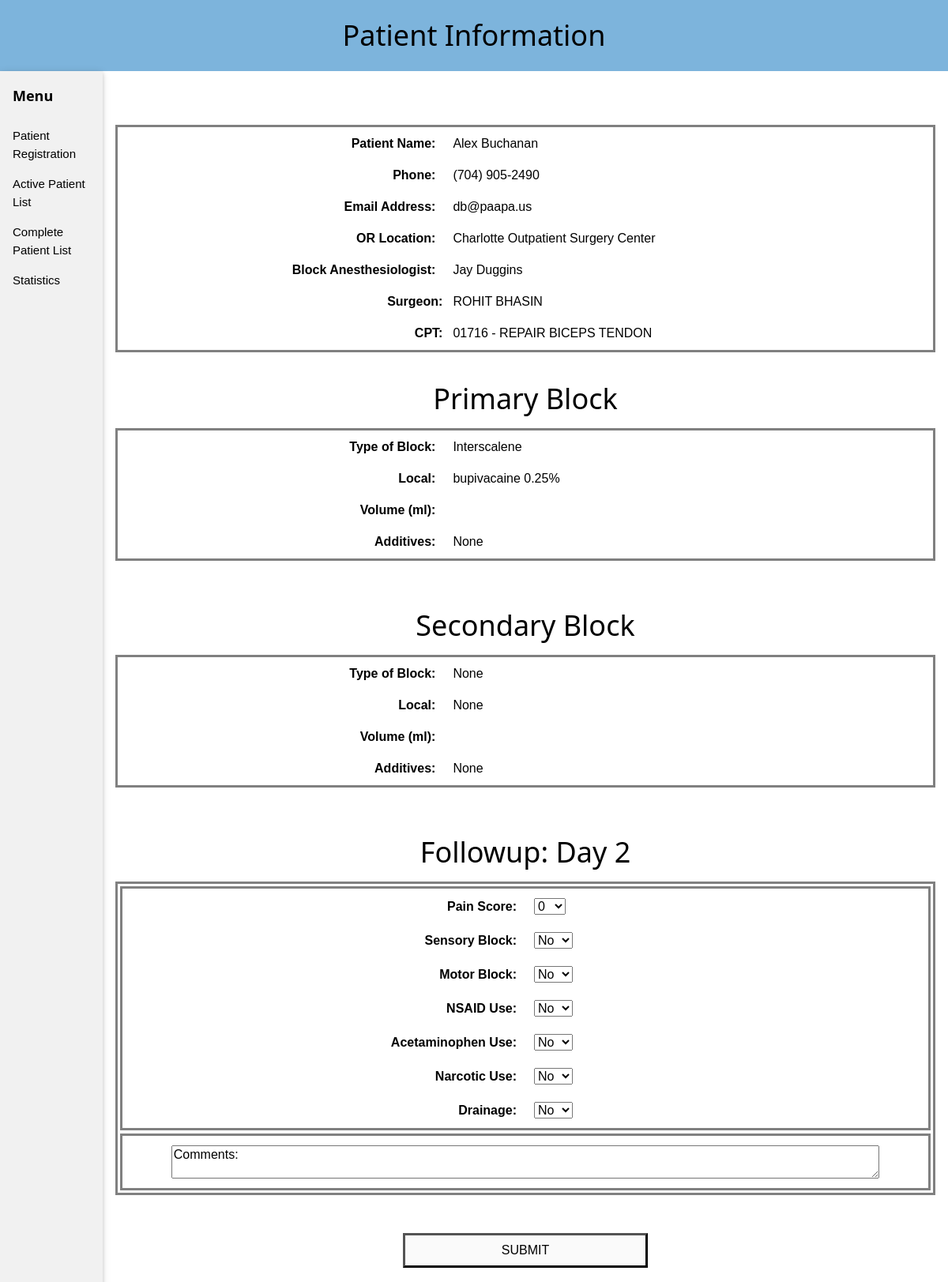
The app's page /specificpatient2.php?p=2 (signed in) with its own data.
### tables this page shows
CREATE TABLE `patients` (
  `id` int(11) NOT NULL,
  `fname` varchar(20) NOT NULL,
  `lname` varchar(30) NOT NULL,
  `phone` varchar(14) NOT NULL,
  `email` varchar(50) NOT NULL,
  `orlocID` int(11) NOT NULL,
  `anesthesiologistID` int(11) NOT NULL,
  `surgeonID` int(11) NOT NULL,
  `cptID` int(11) NOT NULL,
  `block1ID` int(11) NOT NULL,
  `drug1ID` int(11) NOT NULL,
  `vol1` int(11) NOT NULL,
  `addi1` varchar(50) DEFAULT NULL,
  `block2ID` int(11) NOT NULL,
  `drug2ID` int(11) NOT NULL,
  `vol2` int(11) NOT NULL,
  `addi2` varchar(50) DEFAULT NULL,
  `hournumber` int(11) NOT NULL,
  `daynumber` int(11) NOT NULL,
  `monthnumber` int(11) NOT NULL,
  `yearnumber` int(11) NOT NULL,
  `active` tinyint(1) NOT NULL,
  `painscore1` int(11) NOT NULL DEFAULT '-1',
  `motorblock1` tinyint(1) NOT NULL,
  `sensoryblock1` tinyint(1) NOT NULL,
  `nsaids1` tinyint(1) NOT NULL,
  `acetaminophen1` tinyint(1) NOT NULL,
  `narcotics1` tinyint(1) NOT NULL,
  `drainage1` int(11) NOT NULL,
  `comments1` varchar(300) NOT NULL,
  `painscore2` int(11) NOT NULL DEFAULT '-1',
  `sensoryblock2` tinyint(1) NOT NULL,
  `motorblock2` tinyint(1) NOT NULL,
  `nsaids2` tinyint(1) NOT NULL,
  `acetaminophen2` tinyint(1) NOT NULL,
  `narcotics2` tinyint(1) NOT NULL,
  `drainage2` tinyint(1) NOT NULL,
  `comments2` varchar(300) NOT NULL,
  `hournumberdone` int(11) NOT NULL,
  `daynumberdone` int(11) NOT NULL,
  `monthnumberdone` int(11) NOT NULL
);

CREATE TABLE `locations` (
  `id` int(11) NOT NULL,
  `location` varchar(80) NOT NULL
);

CREATE TABLE `users` (
  `id` int(11) NOT NULL DEFAULT '0',
  `last` varchar(20) DEFAULT NULL,
  `first` varchar(20) DEFAULT NULL,
  `username` varchar(5) DEFAULT NULL,
  `pass` char(40) DEFAULT NULL,
  `physician` tinyint(1) NOT NULL
);

CREATE TABLE `surgeons` (
  `surgeonLast` varchar(50) NOT NULL,
  `surgeonFirst` varchar(50) NOT NULL,
  `surgeonID` int(11) NOT NULL
);

CREATE TABLE `asa` (
  `id` int(11) NOT NULL,
  `asaCode` varchar(15) NOT NULL,
  `cptDescriptor` varchar(70) NOT NULL
);

CREATE TABLE `blocks` (
  `id` int(11) NOT NULL,
  `block` varchar(50) NOT NULL
);

CREATE TABLE `drug` (
  `id` int(11) NOT NULL,
  `med` varchar(50) NOT NULL
);

### specificpatient2.php (the view, shortened to what this page needs)
<?php
if (!isset($_SESSION['username']))
{
   require_once ('includes/login_functions.inc.php');
   $url = absolute_url();
   header("Location: $url");
   exit();
}
else
{
   $winwidth = $_SESSION['w'];
   $ptnum = $_GET['p'];
?>
<?php
$sp = "SELECT a.id, a.fname, a.lname, a.phone, a.email, b.location, c.surgeonFirst, c.surgeonLast, d.first, d.last, ".
      "       e.cptDescriptor, e.asaCode, f.block as block1, g.med as med1, h.block as block2, i.med as med2, a.monthnumber, a.daynumber, ".
      "       a.painscore1, a.painscore2 ".
      "FROM patients AS a ".
      "INNER JOIN locations AS b ON a.orlocID=b.id ".
      "INNER JOIN surgeons AS c ON a.surgeonID=c.surgeonID ".
      "INNER JOIN users AS d ON a.anesthesiologistID=d.id ".
      "INNER JOIN asa AS e ON a.cptID=e.id ".
      "INNER JOIN blocks AS f ON a.block1ID=f.id ".
      "INNER JOIN drug AS g ON g.id=a.drug1ID ".
      "INNER JOIN blocks AS h ON a.block2ID=h.id ".
      "INNER JOIN drug AS i ON i.id=a.drug2ID ".
      "WHERE a.id=".$ptnum;
$spa = mysqli_query($dbc, $sp);
$spb = mysqli_fetch_array($spa);
echo'
<html>
<title>Block</title>
<head>
    <meta name="viewport" content="width=device-width, initial-scale=1.0">
    <style>
    .row:after
    {
        content: "";
        display: table;
        clear: both;
    }
    </style>
<link rel="stylesheet" href="styles/stylew3.css" type="text/css">
</head>
<body>
<div class="row" style="background-color:#7db4dc;">
  <center><img src="includes/ProvidenceSmall.png" alt="PAA" height='.($winwidth*0.2369*.5*.7).'; width='.($winwidth*.5*.7).';" /></center>
  <div class="w3-padding w3-center"><h1>Patient Information</h1></div>
</div>
<div class="w3-sidebar w3-bar-block w3-light-grey w3-card" style="width:130px">
  <h5 class="w3-bar-item"><b>Menu</b></h5>
  <button class="w3-bar-item w3-button tablink" onclick="window.location.href=\'registration.php\'">Patient Registration</button>
  <button class="w3-bar-item w3-button tablink" onclick="window.location.href=\'patientinfo.php\'">Active Patient List</button>
  <button class="w3-bar-item w3-button tablink" onclick="window.location.href=\'comPtList.php\'">Complete Patient List</button>
  <button class="w3-bar-item w3-button tablink" onclick="window.location.href=\'statistics.php\'">Statistics</button>
</div>
<div style="margin-left:130px">
<br><br>
<div id="PtList" class="w3-container reg">';
if ($_SESSION['w'] > 925)
{
    echo'
        <br>
        <table style="border-style:solid; width:60%; margin-left:auto; margin-right:auto;">';
}
else
{
    echo'
        <br>
        <table style="border-style:solid; width:100%; margin-left:auto; margin-right:auto;">';
}
echo'
    <tr>
        <td style="width:40%; border:none; text-align:right; padding:10px;">
        <b>Patient Name:</b>
        <td style="width:60%; padding:10px;">'.
            $spb['fname'].' '.$spb['lname'].'
        </td>
    </tr>
    <tr>
        <td style="width:40%; border:none; text-align:right; padding:10px;">
        <b>Phone:</b>
        </td>
        <td style="width:60%; padding:10px;">'.
            $spb['phone'].'
        </td>
    </tr>
    <tr>
        <td style="width:40%; border:none; text-align:right; padding:10px;">
            <b>Email Address:</b>
        </td>
        <td style="width:60%; padding:10px;">'
            .$spb['email'].'
        </td>
    </tr>
    <tr>
        <td style="width:40%; text-align:right; padding:10px">
        <b>OR Location:</b>
        </td>
        <td style="width:60%; border:none; align:center; padding:10px">'.
            $spb['location'].'
        </td>
     </tr>
     <tr>
        <td style="width:40%; border:none; text-align:right; padding:10px;">
            <b>Block Anesthesiologist:</b>
        </td>
        <td style="border:none; width:60%; padding:10px">'.
            $spb['first'].' '.$spb['last'].'
        </td>
    </tr>
    </tr>
        <td style="width:40%; border:none; text-align:right">
            <b>Surgeon:</b>
        </td>
        <td style="border:none; width:60%; padding:10px">'.
            $spb['surgeonFirst'].' '.$spb['surgeonLast'].'
        </td>
     </tr>
     <tr>
        <td style="width:40%; border:none; text-align:right">
            <b>CPT:</b>
        </td>
        <td style="border:none; width:60%; padding:10px">'.
            $spb['asaCode'].' - '.$spb['cptDescriptor'].
        '</td>
    </tr>
</table>
<br>
<center>
<h1 class="h1log" style="text-align:left color:#000000">Primary Block</h1>';
if ($_SESSION['w'] > 925)
{
    echo'
    <table style="border-style:solid; width:60%; margin-left:auto; margin-right:auto;">';
}
else
{
    echo'
    <table style="border-style:solid; width:100%; margin-left:auto; margin-right:auto;">';
}
echo'
    <tr>
        <td style="width:40%; border:none; text-align:right; padding:10px">
            <b>Type of Block:</b>
        </td>
        <td style="border:none; width:60%; padding:10px">'.
            $spb['block1'].'
        </td>
    </tr>
    <tr>
        <td style="width:40%; border:none; text-align:right; padding:10px;">
            <b>Local:</b>
        </td>
        <td style="border:none; width:60%; padding:10px">'.
            $spb['med1'].'
        </td>
    </tr>
    <tr>
        <td style="width:40%; border:none; text-align:right; padding:10px">
            <b>Volume (ml):</b>
        </td>
        <td style="width:60%; padding:10px">'.
            $_SESSION['volume1'].'
        </td>
    </tr>
    <tr>
        <td style="width:40%; border:none; text-align:right; padding:10px;">
                <b>Additives:</b>
        </td>';
    if (isset($_SESSION['addi1']))
    {
       foreach($_SESSION['addi1'] as $a1)
       {
           switch($a1)
           {
                case "epi100":
                    $a11 = "Epinephrine 1:100,000";
                    break;
                case "epi200":
                    $a11 = "Epinephrine 1:200,000";
                    break;
                case "clonidine":
                    $a11 = "Clonidine";
                    break;
                case "dex":
                    $a11 = "Dexmedetomidine";
                    break;
                case "decadron":
                    $a11 = "Decadron";
                    break;
           }
           echo '<td style="width:60%; padding:10px">'.$a11.'</td></tr><tr><td style="width:40%; padding:10px"></td>';
       }
    }
    else
    {
        echo '<td style="width:60%; padding:10px">None</td>';
    }
echo'
        </tr>
    </table>
    <br>
    <br>';
if (isset($spb['block2']))
{
echo'
<center>
    <h1 class="h1log" style="text-align:left color:#000000">Secondary Block</h1>';
    if ($_SESSION['w'] > 925)
    {
        echo'
        <table style="border-style:solid; width:60%; margin-left:auto; margin-right:auto;">';
    }
    else
    {
        echo'
        <table style="border-style:solid; width:100%; margin-left:auto; margin-right:auto;">';
    }
    echo'
        <tr>
            <td style="width:40%; border:none; text-align:right; padding:10px">
                <b>Type of Block:</b>
            </td>
            <td style="border:none; width:60%; padding:10px">'.
                $spb['block2'].'
            </td>
        </tr>
        <tr>
            <td style="width:40%; border:none; text-align:right; padding:10px;">
                <b>Local:</b>
            </td>
            <td style="border:none; width:60%; padding:10px">'.
                $spb['med2'].'
            </td>
        </tr>
        <tr>
            <td style="width:40%; border:none; text-align:right; padding:10px">
                <b>Volume (ml):</b>
            </td>
            <td style="width:60%; padding:10px">'.
                $_SESSION['volume2'].'
            </td>
        </tr>
        <tr>
            <td style="width:40%; border:none; text-align:right; padding:10px;">
                    <b>Additives:</b>
            </td>';
        if (isset($_SESSION['addi2']))
        {
           foreach($_SESSION['addi2'] as $a2)
           {
               switch($a2)
               {
                    case "epi100":
                        $a22 = "Epinephrine 1:100,000";
                        break;
                    case "epi200":
                        $a22 = "Epinephrine 1:200,000";
                        break;
                    case "clonidine":
                        $a22 = "Clonidine";
                        break;
                    case "dex":
                        $a22 = "Dexmedetomidine";
                        break;
                    case "decadron":
                        $a22 = "Decadron";
                        break;
               }
               echo '<td style="width:60%; padding:10px">'.$a22.'</td></tr><tr><td style="width:40%; padding:10px"></td>';
           }
        }
        else
        {
            echo '<td style="width:60%; padding:10px">None</td>';
        }
}
echo'
        </tr>
    </table>
    <br><br>
    <center>';
if ($spb['painscore1'] > -1 && $spb['painscore2'] > -1)
{
}
else if ($spb['painscore1'] > -1 && $spb['painscore2'] == -1)
{
    echo'
    <h1 class="h1log" style="text-align:left color:#000000">Followup: Day 2</h1>
    <form action="action_page_day2.php" method="post">';
    if ($_SESSION['w'] > 925)
    {
        echo'
        <table style="border-style:solid; width:60%; margin-left:auto; margin-right:auto;">';
    }
    else
    {
        echo'
        <table style="border-style:solid; width:100%; margin-left:auto; margin-right:auto;">';
    }
    echo'
    <tr>
    <td>
    <table style="border-style:solid; width:100%; margin-left:auto; margin-right:auto;">
        <tr>
            <td style="width:50%; border:none; text-align:right; padding:10px">
                <b>Pain Score: </b>
            </td>
            <td style="width:50%; border:none; padding:10px">
            <select name="pain2">';
            for ($x=0; $x<11; $x++)
            {
               echo '<option value='.$x.'>'.$x.'</option>';
            }
    echo'
            </select>
            </td>
        </tr>
        <tr>
            <td style="width:50%; border:none; text-align:right; padding:10px">
                <b>Sensory Block: </b>
            </td>
            <td style="width:50%; border:none; padding:10px">
            <select name="sensoryblock2">
               <option value="no">No</option><option value="yes">Yes</option>
            </select>
            </td>
        </tr>
        <tr>
            <td style="width:50%; border:none; text-align:right; padding:10px">
                <b>Motor Block: </b>
            </td>
            <td style="width:50%; border:none; padding:10px">
            <select name="motorblock2">
               <option value="no">No</option><option value="yes">Yes</option>
            </select>
            </td>
        </tr>
        <tr>
            <td style="width:50%; border:none; text-align:right; padding:10px">
                <b>NSAID Use: </b>
            </td>
            <td style="width:50%; border:none; padding:10px">
            <select name="nsaids2">
               <option value="no">No</option><option value="yes">Yes</option>
            </select>
            </td>
        </tr>
        <tr>
            <td style="width:50%; border:none; text-align:right; padding:10px">
                <b>Acetaminophen Use: </b>
            </td>
            <td style="width:50%; border:none; padding:10px">
            <select name="acetaminophen2">
               <option value="no">No</option><option value="yes">Yes</option>
            </select>
            </td>
        </tr>
        <tr>
            <td style="width:50%; border:none; text-align:right; padding:10px">
                <b>Narcotic Use: </b>
            </td>
            <td style="width:50%; border:none; padding:10px">
            <select name="narcotic2">
               <option value="no">No</option><option value="yes">Yes</option>
            </select>
            </td>
        </tr>
        <tr>
            <td style="width:50%; border:none; text-align:right; padding:10px">
                <b>Drainage: </b>
            </td>
            <td style="width:50%; border:none; padding:10px">
            <select name="drainage2">
               <option value="no">No</option><option value="yes">Yes</option>
            </select>
            </td>
        </tr>
    </table>
    </td>
    </tr>
    <tr>
    <td>
    <table style="border-style:solid; width:100%; margin-left:auto; margin-right:auto;">
        <tr>
            <td style="width:100%; padding:10px; margin-left:auto; margin-right:auto;">
                <textarea style="width: 90%; height: 10%; margin: 0 auto; display: block;" name="comments2">'.
                'Comments: '.
                '</textarea>
            </td>
        </tr>
    </table>
    </td>
    </tr>
    </table>
    <br><br>
    <table style="width:100%">
        <tr>
            <td align="center">
            <input type="submit" name="day1" value="SUBMIT" class="btn">
            </td>
        </tr>
    </table>
    </form>
    </div>';
}
?>
<?php
echo'
</body>
</html>';
}
?>

### records on screen
patients: fname "Alex", lname "Buchanan", phone "(704) 905-2490", email "db@paapa.us", locations.location "Charlotte Outpatient Surgery Center", users.first "Jay", users.last "Duggins", surgeonID.surgeonFirst "ROHIT", surgeonID.surgeonLast "BHASIN", asa.asaCode "01716", asa.cptDescriptor "REPAIR BICEPS TENDON", blocks.block "Interscalene", drug.med "bupivacaine 0.25%", blocks.block "None", drug.med "None"

### other values on screen
form field pain2 "0"
